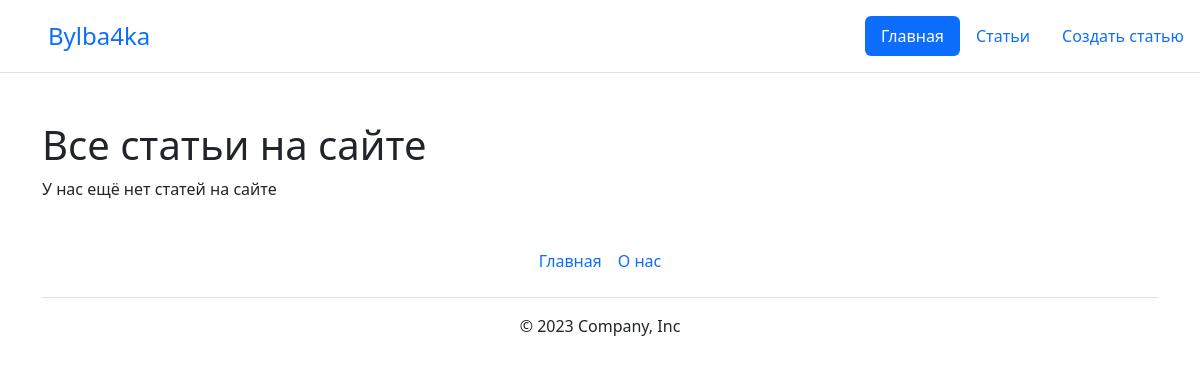
Page /posts on the earlier database version.
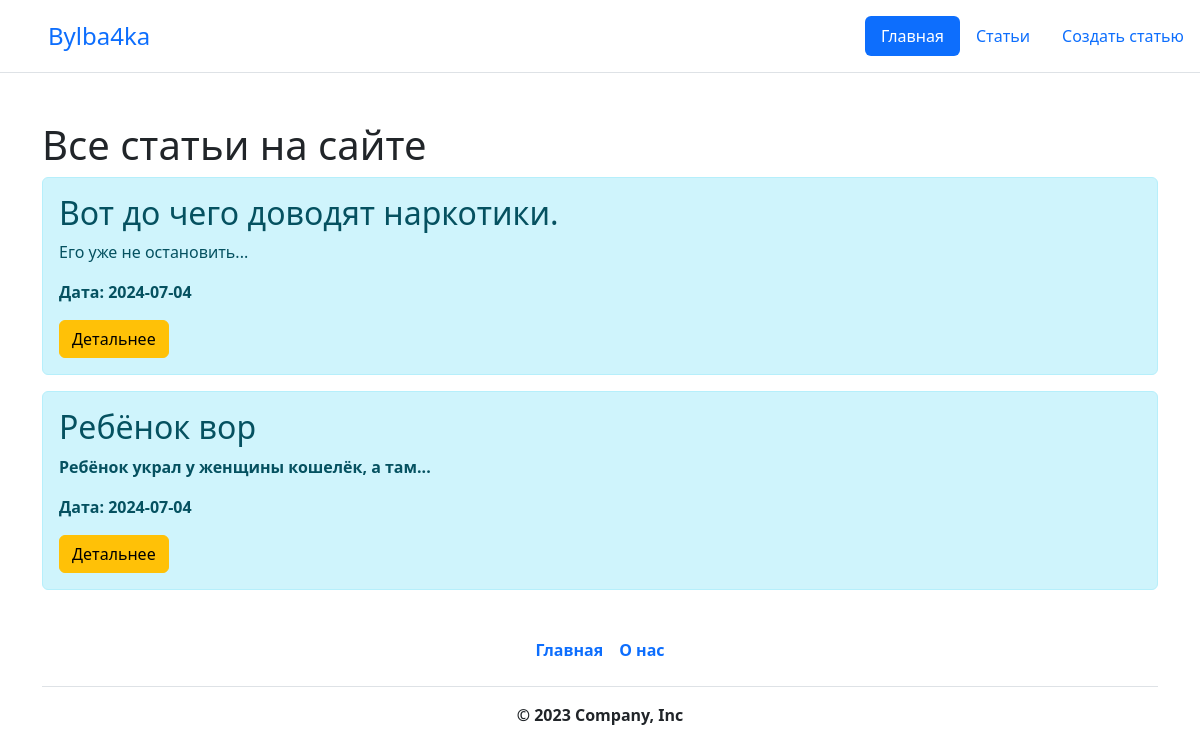
Same page on the later database version.
### main.py (models this page shows, shortened)
class Article(db.Model):
    id = db.Column(db.Integer, primary_key=True)
    title = db.Column(db.String(100), nullable=False)
    intro = db.Column(db.String(300), nullable=False)
    text = db.Column(db.Text, nullable=False)
    date = db.Column(db.DateTime, default=datetime.utcnow)

### main.py (the view)
@main.route('/posts')
def posts():
    articles = Article.query.order_by(Article.date.desc()).all()
    return render_template('posts.html', articles=articles)

### templates/posts.html (shortened to what this page needs)
{% extends 'base.html' %}
{% block body %}
<div class='container mt-5'>
    <h1>Все статьи на сайте</h1>
    {% if articles|length > 0 %}
        {% for el in articles %}
        <div class="alert alert-info">
            <h2>{{ el.title }}</h2>
            <p>{{ el.intro }}</p>
            <p><b>Дата: {{ el.date.date() }}<b></p>
            <a href="/posts/{{ el.id }}" class="btn btn-warning">Детальнее</a>
        </div>
    {% endfor %}
    {% else %}
    <p>У нас ещё нет статей на сайте</p>
    {% endif %}
</div>
{% endblock %}

### templates/base.html (shortened to what this page needs)
<!DOCTYPE html>
<html lang="ru">
<head>
    <link rel="stylesheet" href="{{ url_for('static', filename='css/main.css') }}">
    <link rel="stylesheet" href="https://cdn.jsdelivr.net/npm/bootstrap@5.2.3/dist/css/bootstrap.min.css">
</head>
<body>
    <header class="d-flex flex-wrap justify-content-center py-3 mb-4 border-bottom">
        <a href="/" class="d-flex align-items-center mb-3 mb-md-0 me-md-auto link-body-emphasis text-decoration-none">
          <svg class="bi me-2" width="40" height="32"><use xlink:href="#bootstrap"></use></svg>
          <span class="fs-4">Bylba4ka</span>
        </a>
        <ul class="nav nav-pills">
          <li class="nav-item"><a href="/" class="nav-link active" aria-current="page">Главная</a></li>
          <li class="nav-item"><a href="/posts"class="nav-link">Статьи</a></li>
          <li class="nav-item"><a href="/create-article"class="nav-link">Создать статью</a></li>
        </ul>
      </header>
    {% block body %}{% endblock %}
          <footer class="container py-3 my-4">
            <ul class="nav justify-content-center border-bottom pb-3 mb-3">
              <li class="nav-item"><a href="/" class="nav-link px-2 text-body-secondary">Главная</a></li>
              <li class="nav-item"><a href="/about" class="nav-link px-2 text-body-secondary">О нас</a></li>
            </ul>
            <p class="text-center text-body-secondary">© 2023 Company, Inc</p>
          </footer>
</body>
</html>

Differences in the rows shown:
added Article: title "Вот до чего доводят наркотики.", intro "Его уже не остановить...", date "2024-07-04"
added Article: title "Ребёнок вор", intro "Ребёнок украл у женщины кошелёк, а там...", date "2024-07-04"
Other differences:
text no longer shown: "У нас ещё нет статей на сайте"
